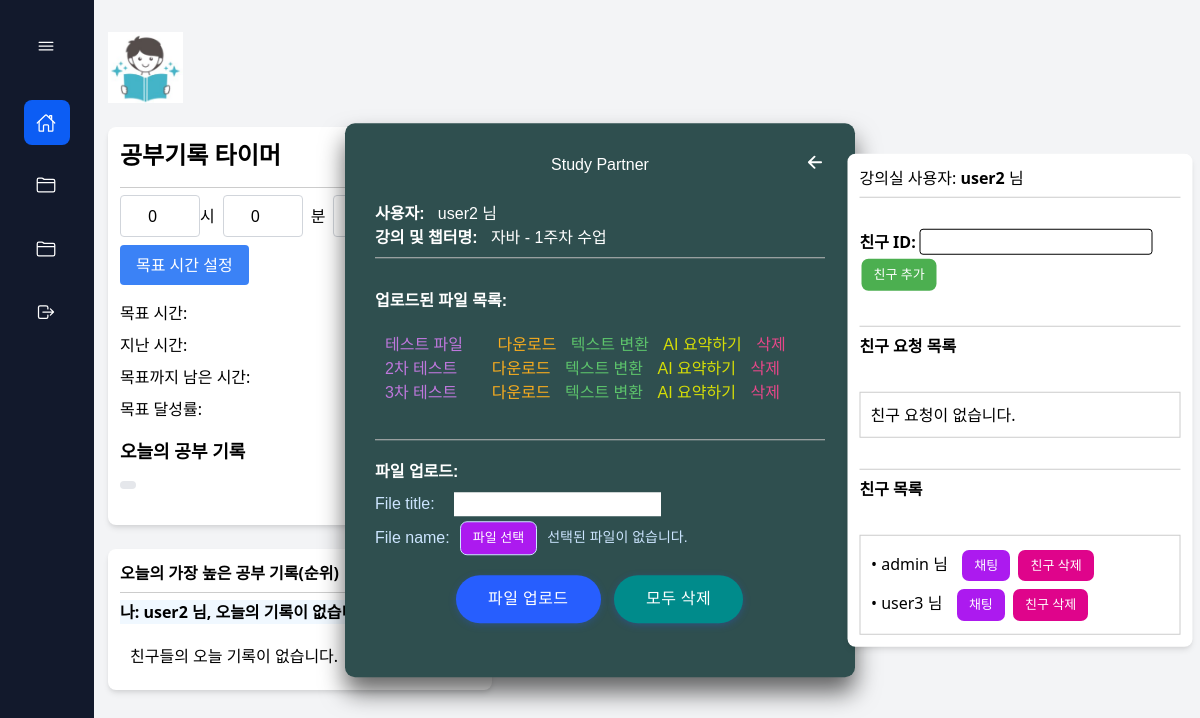
Before: /summary/summary_detail/자바/1주차 수업/ (signed in) with the older database file.
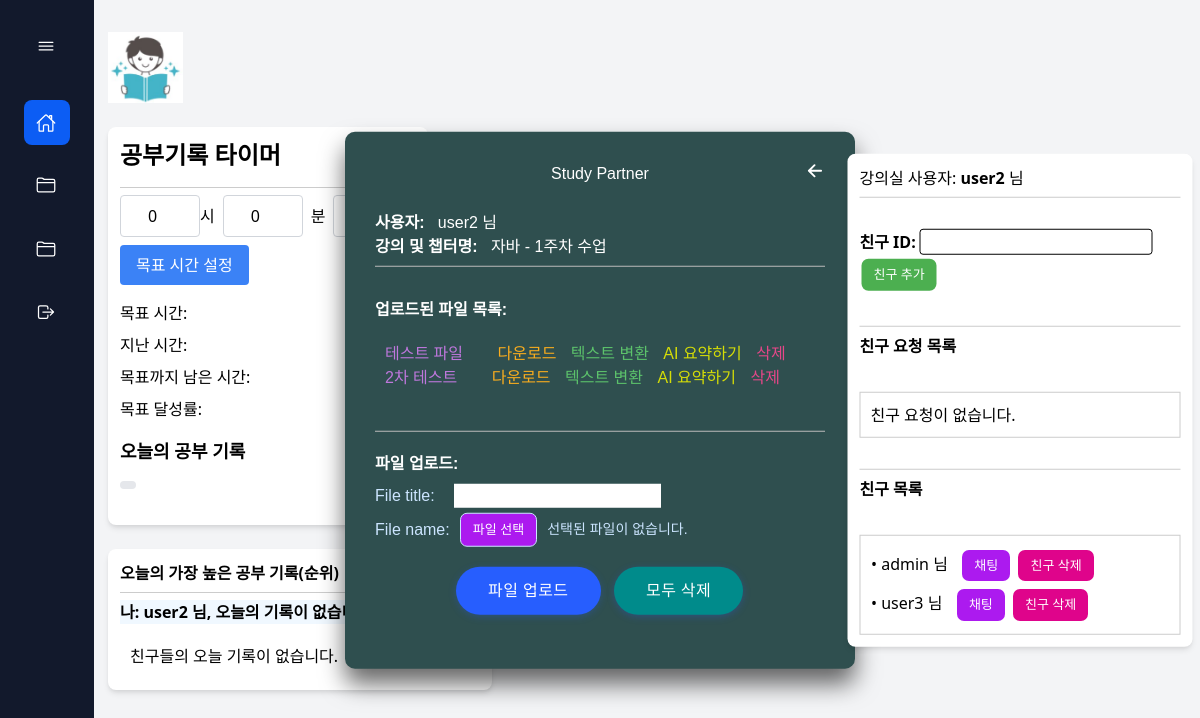
After: the same page with the newer database file.
### user/models.py (models this page shows, shortened)
class LectureChapter(models.Model):
    user = models.ForeignKey(User, on_delete=models.CASCADE, null=True)  # 사용자와의 외부 키 연결
    lecture = models.ForeignKey(Lecture, related_name='chapters', on_delete=models.CASCADE)
    chapter_name = models.CharField(max_length=100, null=True)  # 텍스트 형식의 챕터 이름 필드
    class Meta:
        verbose_name_plural = 'Lecture Chapters'

class Lecture(models.Model):
    title = models.CharField(max_length=100)

class Friendship(models.Model):
    user = models.ForeignKey(User, related_name='friendships', on_delete=models.CASCADE)
    friend = models.ForeignKey(User, related_name='friends', on_delete=models.CASCADE)
    created_at = models.DateTimeField(auto_now_add=True)
    class Meta:
        constraints = [
            models.UniqueConstraint(fields=['user', 'friend'], name='unique_friendship')
        ]

### summary/models.py (models this page shows, shortened)
class UploadFile_summary(models.Model):
    user = models.ForeignKey(User, on_delete=models.CASCADE, null=True)
    chapter = models.ForeignKey(LectureChapter, on_delete=models.CASCADE, null=True)
    file_title = models.CharField(max_length=50, default="")
    file_name = models.FileField(null=True)

### summary/views.py (the view)
# urls.py: path('summary_detail/<str:lecture_name>/<str:chapter_name>/', views.summary_detail_view, name='summary_detail'),  # summary_detail
def summary_detail_view(request, lecture_name, chapter_name):
    chapter = LectureChapter.objects.filter(lecture__title=lecture_name, chapter_name=chapter_name).first()
    current_user = request.user
    lecture_chapters = LectureChapter.objects.filter(user=current_user).select_related('lecture').order_by('lecture__title')
    if not chapter:
        raise Http404("챕터를 찾을 수 없습니다.")
    lectures = []
    for chapter_obj in lecture_chapters:
        lecture_title = chapter_obj.lecture.title
        chapter_name = chapter_obj.chapter_name
        lecture_url = reverse('user:lecture_detail', kwargs={'lecture_name': lecture_title})
        chapter_url = reverse('upload:chapter_detail', kwargs={'lecture_name': lecture_title, 'chapter_name': chapter_name})
        if not any(lecture['lecture'] == lecture_title for lecture in lectures):
            lectures.append({'lecture': lecture_title, 'chapters': []})
        lectures[-1]['chapters'].append({'chapter_name': chapter_name, 'chapter_url': chapter_url, 'lecture_url': lecture_url})
    uploaded_files = UploadFile_summary.objects.filter(chapter=chapter)
    form = UploadFile_summaryForm(request.POST or None, request.FILES or None)
    friend_requests = FriendRequest.objects.filter(to_user=request.user)
    user = request.user
    friends = Friendship.objects.filter(user=user).select_related('friend')
    user_timezone = pytz.timezone('Asia/Seoul')  # 사용자의 시간대로 설정
    today = timezone.now().astimezone(user_timezone).date()
    start_of_day = timezone.make_aware(datetime.combine(today, datetime.min.time()))
    end_of_day = start_of_day + timedelta(days=1)
    sessions = Study_TimerSession.objects.filter(user=request.user).order_by('-date')
    for session in sessions:
        session.records = convert_to_timedelta(session.records)
    today_sessions = sessions.filter(date__date=today)
    today_record_value = None
    today_record = None  # today_record 변수를 미리 정의
    if today_sessions:
        today_record = max(today_sessions, key=lambda session: session.records)
        today_record_value = convert_to_timedelta(today_record.records)  # timedelta로 변환
    friends_records = []
    for friendship in friends:
        friend = friendship.friend
        friend_today_sessions = Study_TimerSession.objects.filter(user=friend, date__range=(start_of_day, end_of_day))
        if friend_today_sessions:
            best_record = max(friend_today_sessions, key=lambda session: session.records)
            friends_records.append((friend.username, convert_to_timedelta(best_record.records)))
    if today_record_value:
        friends_records.append((user.username, today_record_value))
    friends_records.sort(key=lambda x: x[1], reverse=True)
    context = {
        'chapter': chapter,
        'lectures': lectures,
        'chapter_name': chapter_name,
        'uploaded_files': uploaded_files,  # 업로드된 파일들을 context에 추가
        'form': form,  # 폼을 context에 추가
        'request_user': user,
        'friend_requests': friend_requests,
        'friends_records': friends_records,
        'friends': friends,
        'today_record': today_record
        }
    return render(request, "summary/summary_detail.html", context)

### summary/templates/summary/summary_detail.html (shortened to what this page needs)
{% load static %}
{% block content %}
<!DOCTYPE html>
<html lang="ko">
<head>
    <link rel="stylesheet" href="https://cdnjs.cloudflare.com/ajax/libs/font-awesome/6.0.0-beta3/css/all.min.css">
</head>
<body id="body-pd">
    {% include "user/lecture_sidebar.html" %}
    <br>
    {% include "user/friend_record.html" %}
    <div class="custom-body">
        <div class="lecture-box">
            <h2>
                <span>Study Partner</span>
                <a href="{% url 'upload:chapter_detail' lecture_name=chapter.lecture.title chapter_name=chapter.chapter_name %}">
                    <ion-icon name="arrow-back-outline" class="lecture_urllink2 nav__toggle2 study-partner-backion" id="back-toggle"></ion-icon>
                </a>
            </h2>
            <div class="user-box">
                <p style="color:white"><b>사용자:</b> &nbsp;&nbsp;{{ user.username }} 님</p>
            </div>
            <div class="user-box">
                <p style="color:white"><b>강의 및 챕터명:</b> &nbsp;&nbsp;{{ chapter.lecture.title }} - {{ chapter.chapter_name }}</p>
            </div>
            <hr style="border-top: 0.8px solid #bababa; width: 100%; margin: 7px 0;"><br>
            <div class="user-box">
                <p style="color:white; margin-bottom: 2px;"><b>업로드된 파일 목록:</b> </p>
                <div class="uploaded_file_list-container">
                <ul>
                    {% for file in uploaded_files %}
                        <li>
                            <a href="{{ file.file_name.url }}" class="lecture_urllink" style="color: rgb(190, 119, 220)">{{ file.file_title }}</a>
                            <a href="{{ file.file_name.url }}" class="lecture_urllink" style="margin-left: 30px; color: rgb(250, 173, 30);" download="{{ file.file_name.name }}">
                                다운로드
                            </a>
                            <a style="margin-left: 10px; color: rgb(92, 194, 107);" class="lecture_urllink"
                            href="{% url 'summary:stt_view' lecture_name=chapter.lecture.title chapter_name=chapter.chapter_name file_id=file.pk %}"
                            data-action="텍스트 변환" data-file-id="{{ file.id }}" onclick="showLoader(event)">
                            텍스트 변환
                            </a>
                            <a style="margin-left: 10px; color: rgb(213, 221, 7);" class="lecture_urllink"
                                href="{% url 'summary:show_summary_view' lecture_name=chapter.lecture.title chapter_name=chapter.chapter_name file_id=file.pk %}"
                                data-action="AI 요약하기" data-file-id="{{ file.id }}" onclick="showLoader(event)">
                                AI 요약하기
                            </a>
                            <form id="delete-form-{{ file.id }}" method="post" action="{% url 'summary:delete_file_summary' file.id %}" style="display:inline;">
                                <button type="button" onclick="confirmDelete('{{ file.id }}')" style="margin-left: 10px; color: rgb(230, 71, 137);">삭제</button>
                            </form>
                        </li>
                    {% endfor %}
                </ul>
                </div>
            </div><br>
            <hr style="border-top: 0.8px solid #bababa; width: 100%; margin: 7px 0;">
            <div class="form-container">
                <p style="color:white; margin-bottom: 8px;"><b>파일 업로드:</b> </p>
                <form id="upload-form" method="post" action="{% url 'summary:upload_file_summary' lecture_name=chapter.lecture.title chapter_name=chapter.chapter_name %}" enctype="multipart/form-data" style="color: darkgray">
                    <div>
                        <p style="color: #cce5ff;">{{ form.file_title.label_tag }}
                        <span style="color: black; margin-left: 15px;">{{ form.file_title }}</span> </p>
                    </div>
                    <div class="file-upload-container" style="margin-top: 5px;">
                        <p style="color: #cce5ff;">File name:</p>
                        <label for="file-upload" class="custom-file-upload">
                            파일 선택
                        </label>
                        <span id="file-name" class="file-name">선택된 파일이 없습니다.</span>
                    </div>
                    <br>
                    <div class="index_studypartner_buttonlist" style="text-align: center; display: ruby-text; padding-left: 18%;">
                        <button type="submit" style="margin-left: 0px;">파일 업로드</button>&nbsp;&nbsp;
                        <button type="button" onclick="resetUploadForm()" class="reverse dark" style="background-color: darkcyan;">모두 삭제</button>
                    </div>
                </form>
            </div>
        </div>
    </div>
    <div class="lecture-box2">
        {% include "user/friend.html" %}
    </div>
</body>
</html>
{% endblock %}

### user/templates/user/friend_record.html (shortened to what this page needs)
{% load static %}
{% block content %}
<!DOCTYPE html>
<html lang="ko">
<head>
</head>
<body class="bg-gray-100">
    <div class="max-w-sm bg-white p-3 rounded-lg shadow-md">
        <h3><b>오늘의 가장 높은 공부 기록(순위)</b></h3>
        <hr style="border-top: 0.5px solid #ccc; width: 100%; margin: 7px 0;">
        {% if today_record %}
            <p class="my-record">
                나: <b>{{ request_user.username }}</b> 님, 오늘의 최고 기록: <b>{{ today_record.records }}</b>
            </p>
        {% else %}
            <p class="my-record">
                나: <b>{{ request_user.username }}</b> 님, 오늘의 기록이 없습니다.
            </p>
        {% endif %}
        <div class="record-container">
            {% if friends_records %}
                <ul style="list-style-type: none; padding-left: 0;">
                    {% for friend_username, best_record in friends_records %}
                        <li>
                            <span>{{ forloop.counter }}등:</span> <b>{{ friend_username }}</b> 님, 오늘의 최고 기록: <b>{{ best_record }}</b>
                        </li>
                    {% endfor %}
                </ul>
            {% else %}
                <p>친구들의 오늘 기록이 없습니다.</p>
            {% endif %}
        </div>
    </div>
</body>
</html>
{% endblock %}

### user/templates/user/friend.html (shortened to what this page needs)
{% load static %}
{% block content %}
<!DOCTYPE html>
<html lang="ko">
<head>
</head>
<body class="bg-gray-100">
    <div class="max-w-sm bg-white p-3 rounded-lg shadow-md">
    <span>강의실 사용자: <b>{{ request.user.username }}</b> 님</span><br>
    <hr style="border-top: 0.8px solid #ccc; width: 100%; margin: 7px 0;">
    <br>
        <form id="add-friend-form" method="POST" action="{% url 'user:send_friend_request' %}">
            <label for="friend_id"><b>친구 ID:</b></label>
            <input type="text" id="friend_id" name="friend_id" required>
            <button type="button" id="add-friend-btn"
                style="background-color: #4CAF50; border: none; color: white; padding: 6px 12px; text-align: center; text-decoration: none;
                    display: inline-block; font-size: 13px; margin: 4px 2px; cursor: pointer;border-radius: 7px;">친구 추가</button>
        </form>
    <br>
    <hr style="border-top: 0.5px solid #ccc; width: 100%; margin: 7px 0;">
    <h3><b>친구 요청 목록</b></h3><br>
    <div class="friend_request-container">
    {% if friend_requests %}
    {% for friend_request in friend_requests %}
        <p><b>{{ friend_request.from_user.username }}님</b>으로부터 친구 요청이 도착했습니다.</p>
    <div style="display: flex; align-items: center;">
        <form method="POST" action="{% url 'user:accept_friend_request' friend_request.id %}" style="margin-right: 10px;">
            {% csrf_token %}
            <button type="submit"
                    style="background-color: #43afc7; border: none; color: white; padding: 6px 12px; text-align: center; text-decoration: none; font-size: 13px; cursor: pointer; border-radius: 7px;">친구 요청 수락</button>
        </form>
        <form id="reject-form-{{ friend_request.id }}" method="POST" action="{% url 'user:reject_friend_request' friend_request.id %}">
            {% csrf_token %}
            <button type="button" onclick="confirmReject('{{ friend_request.id }}')"
                    style="background-color: #fd7f1e; border: none; color: white; padding: 6px 12px; text-align: center; text-decoration: none;
                          font-size: 13px; cursor: pointer; border-radius: 7px;">친구 요청 거절</button>
        </form>
    </div>
    {% endfor %}
    {% else %}
        <p>친구 요청이 없습니다.</p>
    {% endif %}
    </div>
    <br>
    <hr style="border-top: 0.5px solid #ccc; width: 100%; margin: 7px 0;">
        {% if friends %}
            <h3><b>친구 목록</b></h3><br>
            <div class="friend_list-container">
            <ul>
                {% for friendship in friends %}
                    <li>
                        • {{ friendship.friend.username }} 님
                        <form id="delete-form-{{ friendship.friend.id }}" method="POST" action="{% url 'user:delete_friend' friendship.friend.id %}" style="display:inline;">
                            <a href="{% url 'chatting:private_chat_room' user_id=friendship.friend.id %}"
                               style="background-color: #ac1aef; border: none; color: white; padding: 6px 12px; text-align: center; text-decoration: none;
                                       display: inline-block; font-size: 13px; margin: 4px 2px; cursor: pointer; border-radius: 7px; text-decoration: none;">채팅
                            </a>
                            <button type="button" onclick="confirmDelete('{{ friendship.friend.id }}')"
                                style="background-color: #df048b; border: none; color: white; padding: 6px 12px; text-align: center; text-decoration: none;
                                        display: inline-block; font-size: 13px; margin: 4px 2px; cursor: pointer;border-radius: 7px;">친구 삭제
                            </button>&nbsp;
                        </form>
                    </li>
                {% endfor %}
            </ul>
        {% else %}
        <h3><b>친구 목록</b></h3><br>
            <p>친구가 없습니다.</p>
        {% endif %}
            </div>
    </div>
</body>
</html>
{% endblock %}

Changed rows visible on the page:
removed UploadFile_summary: file_title "3차 테스트"
